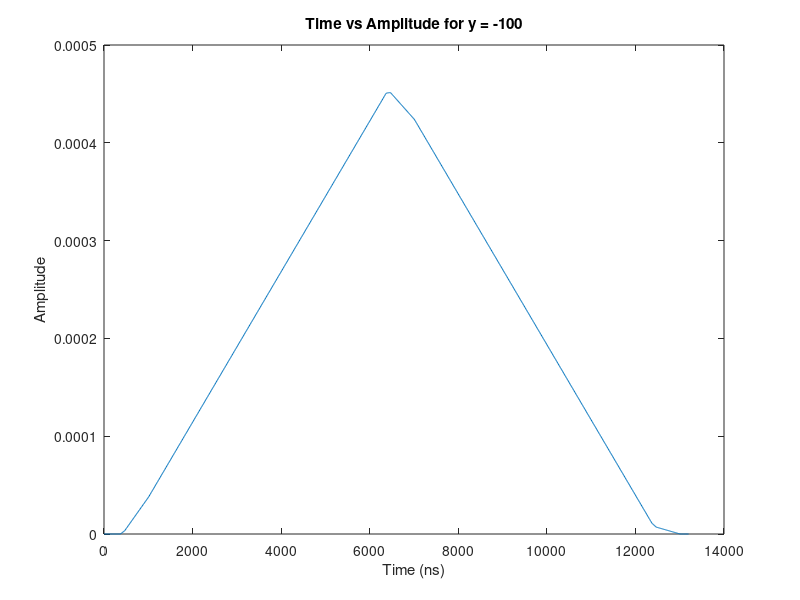
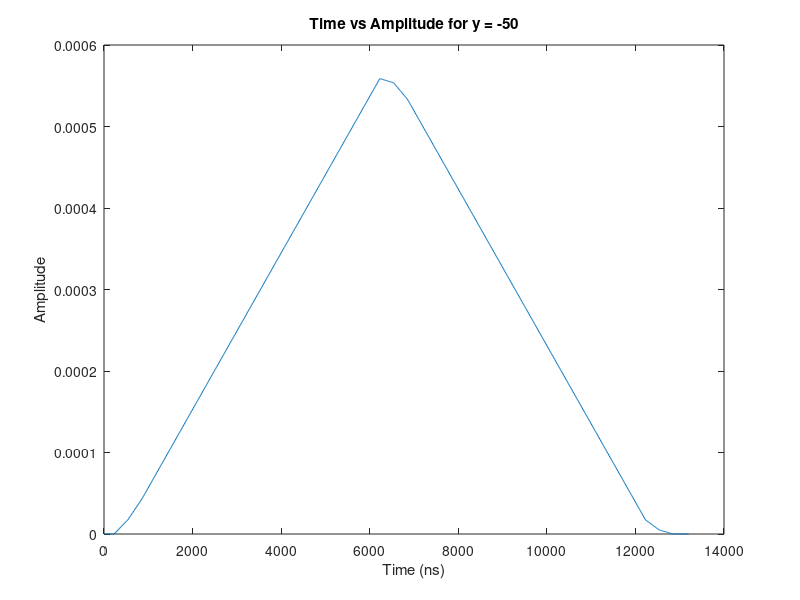
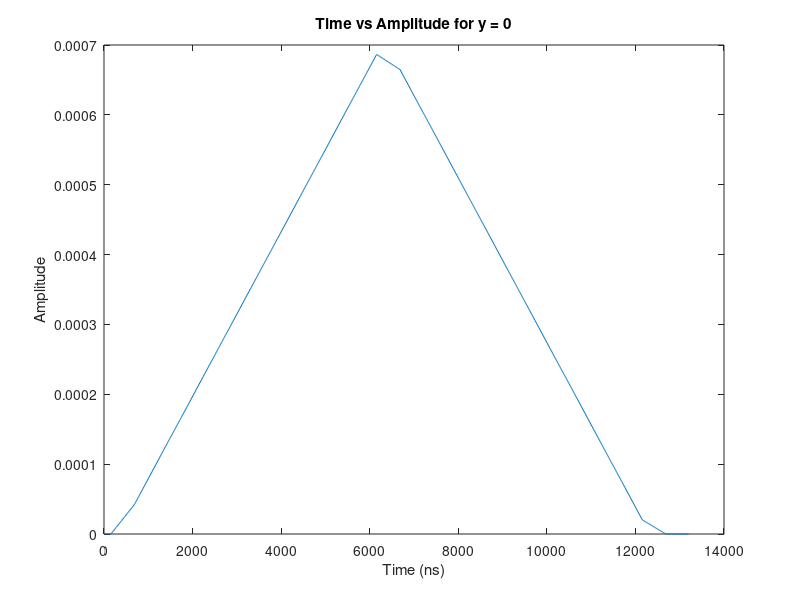
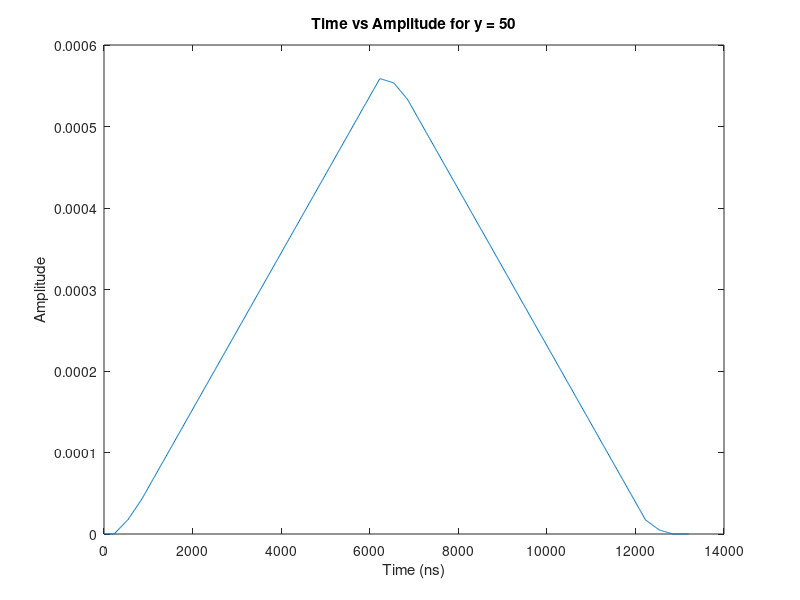

Write the MATLAB code that produced these figures, in order.
freq = 10^9;
Ts = 12*10^-6;
ref1 = [10 100];
ref2 = [10 -100];
x = 50;
c = 3*10^8;
lambda = c/freq;

period_sample = 1000;
tp = linspace(0, 1.1*Ts, 1.1*period_sample);
sl = zeros(1, length(tp));
sl(1:period_sample/2) = 2*tp(1:period_sample/2)/Ts;
sl(period_sample/2+1:period_sample) = 2-2*tp(period_sample/2+1:period_sample)/Ts;
received_signal = zeros(1, length(tp));

for y = -100:50:100
    %Calculate distances
    d0 = sqrt( (x)^2 + (y)^2 );
    d1 = sqrt( (ref1(1)-x)^2 + (ref1(2)-y)^2 ) + sqrt( (ref1(1)-0)^2 + (ref1(2)-0)^2 );
    d2 = sqrt( (ref2(1)-x)^2 + (ref2(2)-y)^2 ) + sqrt( (ref2(1)-0)^2 + (ref2(2)-0)^2 );
    %Channel gain
    a0 = lambda/(4*pi*d0);		
    a1 = lambda/(4*pi*d1);
    a2 = lambda/(4*pi*d2);
    %Propagation delay
    pd0 = d0/c;
    pd1 = d1/c;
    pd2 = d2/c;
    %Shift signals
    shift0 = floor(period_sample*pd0/Ts);
    sl0 = circshift(sl, shift0);
    shift1 = floor(period_sample*pd1/Ts);
    sl1 = circshift(sl, shift1);
    shift2 = floor(period_sample*pd2/Ts);
    sl2 = circshift(sl, shift2);
    %Add all signals with respective gain
    received_signal = a0*sl0 + a1*sl1 + a2*sl2;
    %Calculate energy
    energy = received_signal*received_signal'/period_sample*Ts;
    figure;
	plot(10^9*tp, received_signal);
	title(['Time vs Amplitude for y = ', num2str(y)])
	xlabel('Time (ns)');
	ylabel('Amplitude');
end

